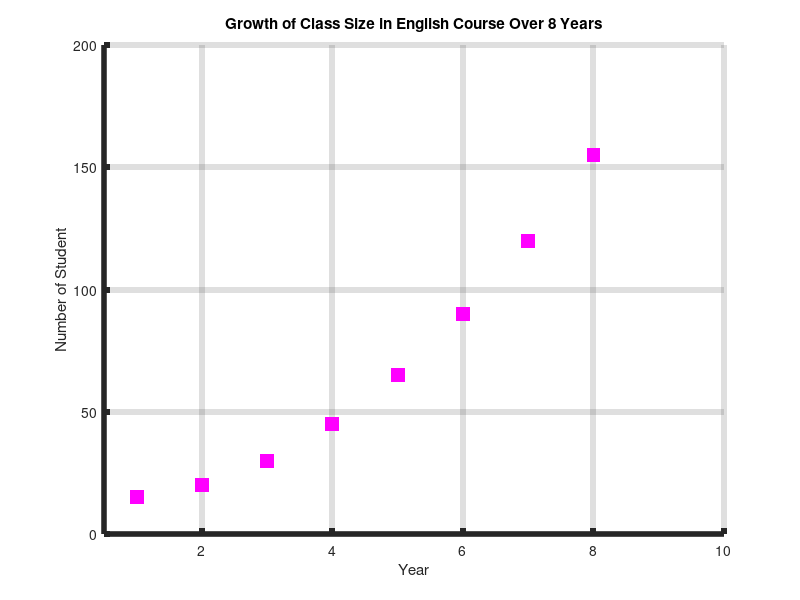

Write the MATLAB code that produced this figure.
clear all
clc
%**% registration numbers***%
years = 1:8;
record_Num = [15, 20, 30, 45, 65, 90, 120, 155];

%**Draw the data plot**%
scatter(years, record_Num, 100, 'm', 's', 'filled'); %**'ms' for square **symbols

set(gca, 'LineWidth', 4);   %**I set the the with**%

xlim([0.5, 10]); %***I set x axis limit**%

%**It is for label names of graph**%
xlabel('Year');
ylabel('Number of Student');
title('Growth of Class Size in English Course Over 8 Years');

%**I use grid it is optional if you do not want use grid off**%
grid on;

%**It is about interpretation of the graph**%
disp('Looking at the graph, it can be seen that the number of students has increased rapidly over the years. This may suggest that the growth is exponential.');